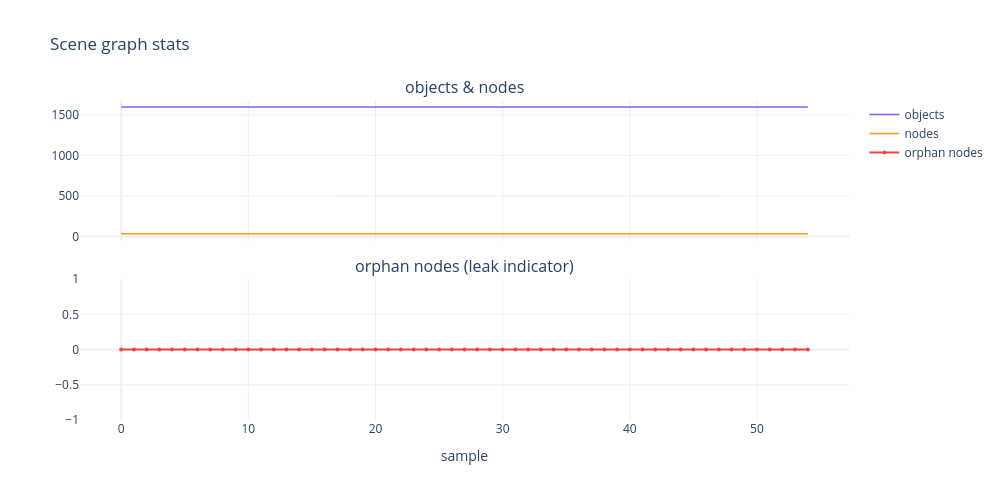

Source (notebook cell):
### Markdown cell above
## 5 — Scene objects & node leaks

### Code cell
fig = make_subplots(
    rows=2, cols=1, shared_xaxes=True,
    subplot_titles=('objects & nodes', 'orphan nodes (leak indicator)'),
    vertical_spacing=0.12
)

fig.add_trace(go.Scatter(
    x=SAMPLES, y=df['object/objects'],
    mode='lines', name='objects',
    line=dict(color='#8B5CF6', width=1.5)
), row=1, col=1)

fig.add_trace(go.Scatter(
    x=SAMPLES, y=df['object/nodes'],
    mode='lines', name='nodes',
    line=dict(color='#F59E0B', width=1.5)
), row=1, col=1)

# Orphan nodes — should stay near 0; growth = leak
fig.add_trace(go.Scatter(
    x=SAMPLES, y=df['object/orphan_nodes'],
    mode='lines+markers', name='orphan nodes',
    line=dict(color='#EF4444', width=2),
    marker=dict(size=4, color='#EF4444')
), row=2, col=1)

fig.update_layout(
    title='Scene graph stats',
    template='plotly_white', width=1000, height=500
)
fig.update_xaxes(title_text='sample', row=2)
fig.write_image(OUT / '05_nodes.png')
fig.show()

### Figure 1 — Plotly figure (JSON) as saved in the notebook; plotly's stock layout.template omitted (floating-point values rounded to 4 significant figures)
{"data": [{"line": {"color": "#8B5CF6", "width": 1.5}, "mode": "lines", "name": "objects", "type": "scatter", "x": [0, 1, 2, 3, 4, 5, 6, 7, 8, 9, 10, 11, 12, 13, 14, 15, 16, 17, 18, 19, 20, 21, 22, 23, 24, 25, 26, 27, 28, 29, 30, 31, 32, 33, 34, 35, 36, 37, 38, 39, 40, 41, 42, 43, 44, 45, 46, 47, 48, 49, 50, 51, 52, 53, 54], "xaxis": "x", "y": [1596.0, 1597.0, 1597.0, 1597.0, 1597.0, 1597.0, 1597.0, 1597.0, 1597.0, 1597.0, 1597.0, 1597.0, 1597.0, 1597.0, 1597.0, 1597.0, 1597.0, 1597.0, 1597.0, 1597.0, 1597.0, 1597.0, 1597.0, 1597.0, 1597.0, 1597.0, 1597.0, 1597.0, 1597.0, 1597.0, 1597.0, 1597.0, 1597.0, 1597.0, 1597.0, 1597.0, 1597.0, 1597.0, 1597.0, 1597.0, 1597.0, 1597.0, 1597.0, 1597.0, 1597.0, 1597.0, 1597.0, 1597.0, 1597.0, 1597.0, 1597.0, 1597.0, 1597.0, 1597.0, 1597.0], "yaxis": "y"}, {"line": {"color": "#F59E0B", "width": 1.5}, "mode": "lines", "name": "nodes", "type": "scatter", "x": [0, 1, 2, 3, 4, 5, 6, 7, 8, 9, 10, 11, 12, 13, 14, 15, 16, 17, 18, 19, 20, 21, 22, 23, 24, 25, 26, 27, 28, 29, 30, 31, 32, 33, 34, 35, 36, 37, 38, 39, 40, 41, 42, 43, 44, 45, 46, 47, 48, 49, 50, 51, 52, 53, 54], "xaxis": "x", "y": [32.0, 32.0, 32.0, 32.0, 32.0, 32.0, 32.0, 32.0, 32.0, 32.0, 32.0, 32.0, 32.0, 32.0, 32.0, 32.0, 32.0, 32.0, 32.0, 32.0, 32.0, 32.0, 32.0, 32.0, 32.0, 32.0, 32.0, 32.0, 32.0, 32.0, 32.0, 32.0, 32.0, 32.0, 32.0, 32.0, 32.0, 32.0, 32.0, 32.0, 32.0, 32.0, 32.0, 32.0, 32.0, 32.0, 32.0, 32.0, 32.0, 32.0, 32.0, 32.0, 32.0, 32.0, 32.0], "yaxis": "y"}, {"line": {"color": "#EF4444", "width": 2}, "marker": {"color": "#EF4444", "size": 4}, "mode": "lines+markers", "name": "orphan nodes", "type": "scatter", "x": [0, 1, 2, 3, 4, 5, 6, 7, 8, 9, 10, 11, 12, 13, 14, 15, 16, 17, 18, 19, 20, 21, 22, 23, 24, 25, 26, 27, 28, 29, 30, 31, 32, 33, 34, 35, 36, 37, 38, 39, 40, 41, 42, 43, 44, 45, 46, 47, 48, 49, 50, 51, 52, 53, 54], "xaxis": "x2", "y": [0.0, 0.0, 0.0, 0.0, 0.0, 0.0, 0.0, 0.0, 0.0, 0.0, 0.0, 0.0, 0.0, 0.0, 0.0, 0.0, 0.0, 0.0, 0.0, 0.0, 0.0, 0.0, 0.0, 0.0, 0.0, 0.0, 0.0, 0.0, 0.0, 0.0, 0.0, 0.0, 0.0, 0.0, 0.0, 0.0, 0.0, 0.0, 0.0, 0.0, 0.0, 0.0, 0.0, 0.0, 0.0, 0.0, 0.0, 0.0, 0.0, 0.0, 0.0, 0.0, 0.0, 0.0, 0.0], "yaxis": "y2"}], "layout": {"annotations": [{"font": {"size": 16}, "showarrow": false, "text": "objects & nodes", "x": 0.5, "xanchor": "center", "xref": "paper", "y": 1, "yanchor": "bottom", "yref": "paper"}, {"font": {"size": 16}, "showarrow": false, "text": "orphan nodes (leak indicator)", "x": 0.5, "xanchor": "center", "xref": "paper", "y": 0.44, "yanchor": "bottom", "yref": "paper"}], "height": 500, "title": {"text": "Scene graph stats"}, "width": 1000, "xaxis": {"anchor": "y", "domain": [0, 1], "matches": "x2", "showticklabels": false}, "xaxis2": {"anchor": "y2", "domain": [0, 1], "title": {"text": "sample"}}, "yaxis": {"anchor": "x", "domain": [0.56, 1]}, "yaxis2": {"anchor": "x2", "domain": [0, 0.44]}}}
